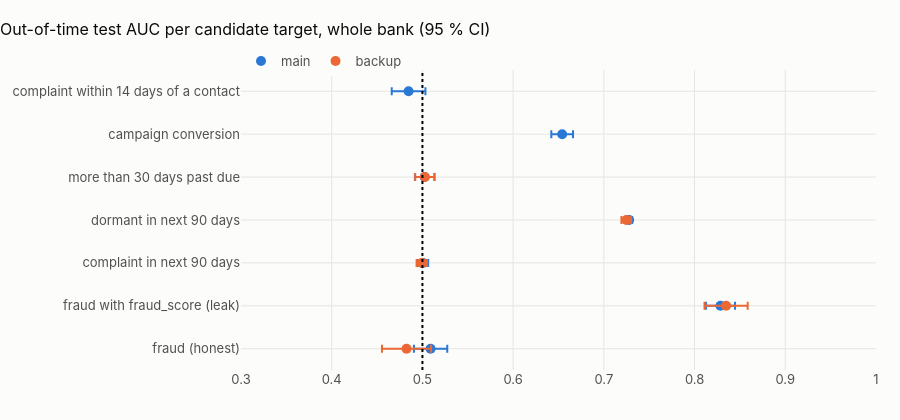

The cell this chart's notebook holds for it:
### Markdown cell above
## 7 · Which modelling conclusions survive?

### Code cell
lrn = read("learnability")
fig = go.Figure()
for d in PREFIX:
    x = lrn[(lrn.dataset == d) & (lrn.country == "ALL") & np.isfinite(lrn.auc)]
    fig.add_trace(
        go.Scatter(
            x=x.auc,
            y=x.name,
            mode="markers",
            name=d,
            marker=dict(size=10),
            error_x=dict(
                type="data", symmetric=False, array=x.auc_hi - x.auc, arrayminus=x.auc - x.auc_lo
            ),
        )
    )
fig.add_vline(x=0.5, line_dash="dot")
fig.update_layout(
    title="Out-of-time test AUC per candidate target, whole bank (95 % CI)",
    height=420,
    yaxis_title=None,
    xaxis_range=[0.3, 1.0],
)
fig.show()
show(
    lrn.pivot_table(index="name", columns=["scope", "dataset"], values="verdict", aggfunc="first"),
    paging=False,
)
show(
    lrn.pivot_table(index="name", columns=["scope", "dataset"], values="auc").round(3),
    paging=False,
)
same = (
    lrn.pivot_table(index=["name", "scope"], columns="dataset", values="verdict", aggfunc="first")
    .dropna()
    .assign(same=lambda d: d.main == d.backup)
)
display(
    Markdown(
        f"**{int(same.same.sum())} of {len(same)} (target, scope) verdicts are the same on both datasets.** "
        "Those that differ: "
        + (
            "; ".join(
                f"{n} ({s}): {r.main} → {r.backup}" for (n, s), r in same[~same.same].iterrows()
            )
            or "none"
        )
        + "."
    )
)

### Figure 1 — Plotly figure (JSON) as saved in the notebook; plotly's stock layout.template omitted (floating-point values rounded to 4 significant figures)
{"data": [{"error_x": {"array": [0.01837, 0.01605, 0.005733, 0.003331, 0.01073, 0.01198, 0.01858], "arrayminus": [0.01837, 0.01605, 0.005733, 0.003331, 0.01073, 0.01198, 0.01858], "symmetric": false, "type": "data"}, "marker": {"size": 10}, "mode": "markers", "name": "main", "type": "scatter", "x": [0.509, 0.8285, 0.5006, 0.7278, 0.5025, 0.654, 0.4847], "y": ["fraud (honest)", "fraud with fraud_score (leak)", "complaint in next 90 days", "dormant in next 90 days", "more than 30 days past due", "campaign conversion", "complaint within 14 days of a contact"]}, {"error_x": {"array": [0.02708, 0.02379, 0.005718, 0.005344, 0.01062], "arrayminus": [0.02708, 0.02379, 0.005718, 0.005344, 0.01062], "symmetric": false, "type": "data"}, "marker": {"size": 10}, "mode": "markers", "name": "backup", "type": "scatter", "x": [0.4825, 0.8347, 0.4993, 0.7247, 0.5027], "y": ["fraud (honest)", "fraud with fraud_score (leak)", "complaint in next 90 days", "dormant in next 90 days", "more than 30 days past due"]}], "layout": {"height": 420, "shapes": [{"line": {"dash": "dot"}, "type": "line", "x0": 0.5, "x1": 0.5, "xref": "x", "y0": 0, "y1": 1, "yref": "y domain"}], "title": {"text": "Out-of-time test AUC per candidate target, whole bank (95 % CI)"}, "xaxis": {"range": [0.3, 1.0]}, "yaxis": {"title": {}}}}
